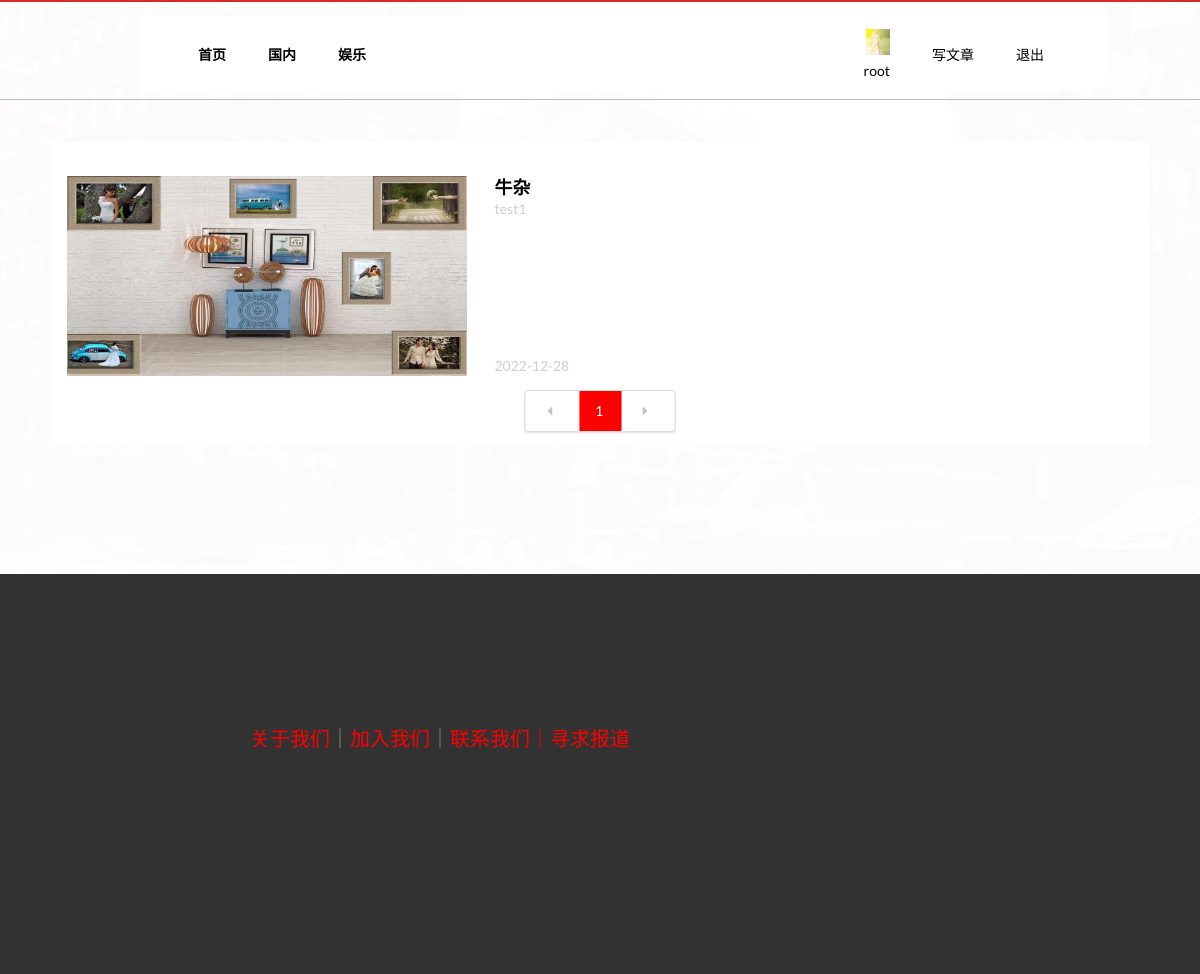
/category/1/ (signed in), run on the app's committed database.
### news_2105010240/models.py (models this page shows, shortened)
class Category(models.Model):
    name = models.CharField(max_length=40, null=False)  # 分类名
    def __str__(self):
        return self.name

class UserProfile(models.Model):
    belong_to = models.OneToOneField(to=User, related_name="profile",on_delete=models.CASCADE)  # 所属用户
    avatar = models.FileField(upload_to='avatar')  # 用户头像

class Article(models.Model):
    title = models.CharField(max_length=100, null=False)  # 标题
    intro = models.CharField(max_length=1000)  # 导语
    abstract = models.TextField()  # 摘要
    category = models.ForeignKey(Category, related_name="cate",on_delete=models.CASCADE)  # 连接分类表的外键，多对一关系
    content = models.TextField(null=False)  # 内容
    publish_time = models.DateTimeField(null=False, default=now)  # 发布时间
    image = models.FileField(upload_to='article_image')  # 文章配图

### news_2105010240/views.py (the view)
# urls.py: url('category/(?P<cate_id>\d+)/$', category, name='category'),
def category(request, cate_id):
    cates = Category.objects.all().order_by("-id")  # 分类列表
    editor_recommendtop3 = Best.objects.filter(select_reason="编辑推荐")[:3]
    editor_recommendtop3list = [i.select_article for i in editor_recommendtop3]  # 取出三篇编辑推荐作为大标题
    editor_recommend = Best.objects.filter(select_reason="编辑推荐")[3:10]
    editor_recommendlist = [i.select_article for i in editor_recommend]  # 再取出七篇编辑推荐
    article_list = Article.objects.filter(category=int(cate_id)).order_by("-publish_time")  # 取出当前目录下的所有文章
    print(article_list[0].category)
    pagerobot = Paginator(article_list, 5)  # 创建分页器，每页限定五篇文章
    page_num = request.GET.get("page", 1)  # 取到当前页数
    try:
        article_list = pagerobot.page(page_num)  # 一般情况下返回当前页码下的文章
    except EmptyPage:
        article_list = pagerobot.page(pagerobot.num_pages)  # 如果不存在该业，返回最后一页
    except PageNotAnInteger:
        article_list = pagerobot.page(1)  # 如果页码不是一个整数，返回第一页
    context = {}
    context = {
        "cates": cates,
        "editor_recommendtop3list": editor_recommendtop3list,
        "editor_recommendlist": editor_recommendlist,
        "article_list": article_list
    }
    return render(request, 'category.html', context=context)

### templates/category.html (shortened to what this page needs)
{% extends 'base.html' %}
{% block content%}
<div class="ui basic segment container">
      <div class="ui horizontal basic segments bodycontent">
        <div class="ui segment bodyleft" style="border:none;box-shadow:none;">
          {% for article in article_list %}
          <div class="ui segment article" style="border:none;box-shadow:none;">
            <div class="ui image">
              <img src="/upload/{{article.image}}" alt="" />
            </div>
            <div class="ui segment articlecontent" style="border:none;box-shadow:none;">
              <a href="/detail/{{article.id}}"><h3><b>{{article.title}}</b></h3></a>
              <p>
                {{article.abstract}}
              </p>
              <span style="color:rgb(206, 208, 204);position:absolute;transform:translate(0,100%);bottom:10%">{{article.publish_time | date:"Y-m-d"}}</span>
            </div>
          </div>
          {% endfor %}
          <div class="ui pagination menu" style="margin-left:50%;transform:translate(-50%,0%);">
            {% if article_list.has_previous %}
                <a href="?page={{article_list.previous_page_number}}" class="item"><i class="icon red left caret"></i></a>
            {% else %}
                <a href="?page={{article_list.start_index}}" class="disabled item"><i class="icon left caret"></i></a>
            {% endif %}
            {% for pagenumber in article_list.paginator.page_range %}
               {% ifequal pagenumber article_list.number %}
               <a href="?page={{ pagenumber }}" class="active item" style="background-color: red; color:white">
                                        {{ pagenumber }}
               </a>
               {% else %}
               <a href="?page={{ pagenumber }}" class="item">
                                        {{ pagenumber }}
               </a>
               {% endifequal %}
            {% endfor %}
            {% if article_list.has_next %}
                <a href="?page={{article_list.next_page_number}}" class="item"><i class="icon red right caret"></i></a>
            {% else %}
                <a href="?page={{article_list.paginator.num_pages}}" class="disabled item"><i class="icon right caret"></i></a>
            {% endif %}
          </div>
        </div>
      </div>
</div>
      {% endblock %}

### templates/base.html (shortened to what this page needs)
<!DOCTYPE html>
{% load static %}
<html lang="en">
  <head>
    <link rel="stylesheet" href="{% static 'css/semantic.css' %}" media="screen" title="no title" >
    <link rel="stylesheet" href="{% static 'css/index.css' %}" media="screen" title="no title" >
  <link rel="stylesheet" href="{% static 'css/detail.css' %}" media="screen" title="no title" >
  <link rel="stylesheet" href="{% static 'css/login.css' %}" media="screen" title="no title">
  <link rel="stylesheet" href="{% static 'css/register.css' %}" media="screen" title="no title" >
  <link rel="stylesheet" href="{% static 'css/profile.css' %}" media="screen" title="no title" >
  </head>
  <body>
    <div class="ui red basic segment  topmenu">
      <div class="ui borderless menu container" style="border:0;box-shadow:none;">
          <div class="header item" style="margin-right:10px;">
          </div>
          <div class="item" style="margin-right:10px;">
            <a href="{% url 'index' %}">首页</a>
          </div>
          {% for cate in cates %}
          <div class="item" style="margin-right:10px;">
            <a href="/category/{{cate.id}}">{{cate.name}}</a>
          </div>
          {% endfor%}
        <div class="right menu login">
        {% if request.user.is_authenticated %}
          <div class="item">
            <a href="{% url 'profile' %}"><div class="ui image">
                <img src="/upload/{{ request.user.profile.avatar }}" style="height:26px;width:24px;" alt="" />
            </div>
            <p style="margin-right:10px;margin-top:6px;color:black;">{{ request.user.username }}</p>
            </a>
          </div>
          <div class="item">
              <a href="/addpage">写文章　　　</a>
            <a href="{% url "logout" %}">退出</a>
            </div>
        {% endif %}
        </div>
      </div>
    </div>
    {% block content%}内容 {% endblock %}
    <div class="ui basic segment bottomblack">
    <p style="color:red;margin-top:50px;font-size:20px;">
      关于我们<span style="color:rgb(143, 143, 143)">｜</span>加入我们<span style="color:rgb(143, 143, 143)">｜</span>联系我们｜寻求报道
    </p>
  </div>
  </body>
</html>

### static/css/index.css (style rules this page uses)
a { color: black }
.ui.red.basic.segment.topmenu { height: 100px; padding-left:140px; padding-right: 140px; border-bottom: 1px solid rgb(189, 189, 189); }
.ui.borderless.menu.container > .item > a { color: black; font-weight: bold; }
.ui.horizontal.basic.segments { box-shadow: none; }
.ui.segment.article { padding: 0; border-radius: 0; height: 200px; width: 820px; }
.ui.segment.article > .ui.image { float: left; margin: 0; }
.ui.segment.articlecontent { position: relative; margin: 0; padding: 0; width: 400px; height: 200px; float: right; padding-left: 10px; }
.ui.segment.articlecontent > p { color:rgb(206, 208, 204) }
.ui.segment.article > .ui.image >img { height: 200px; width:400px; }
.ui.basic.segment.bottomblack { height: 400px; background-color: rgb(50,50,50); padding-left: 250px; padding-top: 100px; }

### static/css/detail.css (style rules this page uses)
a { color:black; }
.ui.red.basic.segment.topmenu { height: 100px; padding-left:140px; padding-right: 140px; border-bottom: 1px solid rgb(189, 189, 189); }
.ui.borderless.menu.container > .item > a { color: black; font-weight: bold; }
.ui.horizontal.basic.segments.bodycontent { padding-top: 20px; border-radius: 0; border: none; box-shadow: none; }
.ui.segment.bodyleft { width: 700px; }
.ui.basic.segment.bottomblack { height: 400px; background-color: rgb(50,50,50); padding-left: 250px; padding-top: 100px; margin-top: 100px; }

### static/css/login.css (style rules this page uses)
body { background-image:url(../images/login/backgroundimg.png); background-size: cover; background-repeat: no-repeat; }
img { margin-left: 2px; }

### static/css/register.css (style rules this page uses)
body { background-image:url(../images/login/backgroundimg.png); background-size: cover; background-repeat: no-repeat; }
img { margin-left: 2px; }

### static/css/profile.css (style rules this page uses)
body { background-image:url(../images/login/backgroundimg.png); background-size: cover; background-repeat: no-repeat; }
img { margin-left: 2px; }

### data on the page
Category: name "国内"
Category: name "娱乐"
Article: image (picture), title "牛杂", abstract "test1", publish_time "2022-12-28"

### other printed values
{{ request.user.username }} "root"
{{ pagenumber }} "1"
